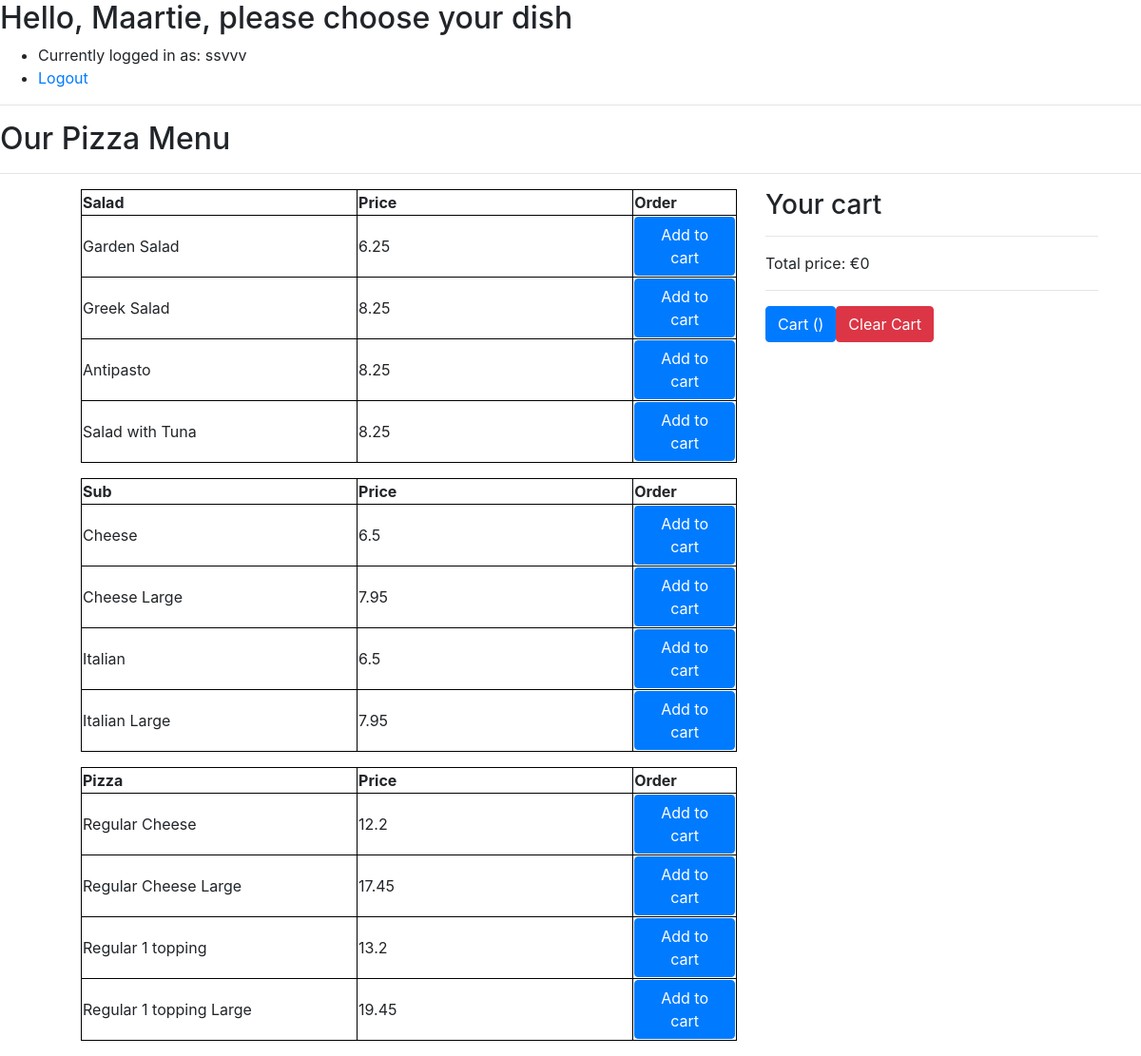
The app's page / (signed in) with its own data.
### orders/models.py (models this page shows, shortened)
class Salads(models.Model):
    description = models.CharField(max_length=100)
    price = models.FloatField()

class Subs (models.Model):
    description = models.CharField(max_length=100)
    SUB_SIZES = (
        ('S', 'Small'),
        ('L', 'Large'),
    )
    size = models.CharField(max_length=1, choices=SUB_SIZES, default="S")
    price = models.FloatField(default=6.50)
    extras = models.ManyToManyField(SubExtra)

class Pizza(models.Model):
    description = models.CharField(max_length=100)
    PIZZA_SIZES = (
        ('S', 'Small'),
        ('L', 'Large'),
    )
    PIZZA_TYPES = (
        ('R', 'Regular'),
        ('S', 'Sicilian'),
    )
    size = models.CharField(max_length=1, choices=PIZZA_SIZES, default="S")
    pizza_type = models.CharField(max_length=1, choices=PIZZA_TYPES, default="R")
    price = models.FloatField()
    toppings = models.ManyToManyField(Toppings)

### orders/views.py (the view)
# urls.py: path("", views.index, name="index"),
def index(request):
    if not request.user.is_authenticated:
        return render(request, "orders/login.html", {"message": None})
    context = {
        "user": request.user,
        "salads": Salads.objects.all(),
        "subs": Subs.objects.all(),
        "subextra":SubExtra.objects.all(),
        "pizzas":Pizza.objects.all(),
        "toppings":Toppings.objects.all(),
    }
    return render(request, "orders/menu.html", context)

### orders/templates/orders/menu.html (shortened to what this page needs)
{% extends "orders/base.html" %}
{% block body %}
<h2>Hello, {{ user.first_name }}, please choose your dish</h2>
<ul>
    <li>Currently logged in as: {{ user.username }}</li>
    <li><a href="{% url 'logout' %}">Logout</a></li>
</ul>
<hr>
<h2>Our Pizza Menu</h2>
<hr>
<div class="container">
    <div class="row">
        <div class="menu col-8">
            <ul>
                <table style="width:100%">
                <div class ="row">
                    <tr>
                        <th>Salad</th>
                        <th>Price</th>
                        <th>Order</th>
                    </tr>
                    {% for salad in salads %}
                    <tr>
                        <td width="40%">{{ salad.description }}</td>
                        <td width="40%"> {{ salad.price }}</td>
                        <td width="15%"><a href="#" data-name="{{ salad.description }}" data-price="{{ salad.price }}" class="add-to-cart btn btn-primary" onclick="sendToCart(this)">Add to cart</a></td>
                    </tr>
                    {% empty %}
                        <th>No Salads</th>
                        <th>No Salads</th>
                        <th>No Salads</th>
                    {% endfor %}
                </div>
                </table>
            </ul>
            <ul>
                <table style="width:100%">
                    <tr>
                        <th>Sub</th>
                        <th>Price</th>
                        <th>Order</th>
                    </tr>
                    {% for sub in subs %}
                    <tr>
                        <td width="40%">{{ sub.description }}</td>
                        <td width="40%">{{ sub.price }}</td>
                        <td width="15%"><a href="#" data-name="{{ sub.description }}" data-price="{{ sub.price }}" class="btn btn-primary" onclick="myFunction(this)" data-toggle="modal" data-target="#modal-extra">Add to cart</a></td>
                    </tr>
                    {% empty %}
                        <th>No Sub</th>
                        <th>No Sub</th>
                        {% comment %} <th>No Sub</th> {% endcomment %}
                        <th>No Sub</th>
                    {% endfor %}
                </table>
            </ul>
            <ul>
                <table style="width:100%">
                    <tr>
                        <th>Pizza</th>
                        <th>Price</th>
                        <th>Order</th>
                    </tr>
                    {% for pizza in pizzas %}
                    <tr>
                        <td width="40%">{{ pizza.description }}</td>
                        <td width="40%">{{ pizza.price }}</td>
                        <td width="15%"><a href="" data-toggle="modal" data-target="#modal-pizza" class="btn btn-primary">Add to cart</a></td>
                    </tr>
                    {% empty %}
                        <th>No Pizza</th>
                        <th>No Pizza</th>
                        <th>No Pizza</th>
                    {% endfor %}
                </table>
            </ul>
        </div>
        <div class="shopping-cart col-4">
            <h3>Your cart</h3>
            <hr>
            <div>Total price: €<span class="total-cart" id="shopping-cart-total">0</span></div>
            <hr>
            <button type="button" class="btn btn-primary" data-toggle="modal" data-target="#cart">Cart ()</button><button class="clear-cart btn btn-danger">Clear Cart</button>
        </div>
    </div>
</div>
{% endblock %}

### orders/templates/orders/base.html (shortened to what this page needs)
    {% load static %}
<!DOCTYPE html>
<html>
    <head>
    <link rel="stylesheet" href="https://stackpath.bootstrapcdn.com/bootstrap/4.3.1/css/bootstrap.min.css">
    <link rel="stylesheet" href="{% static 'orders/styles.css' %}"/>
    </head>
    <body>
        {% block body %}
        {% endblock %}
    </body>
</html>

### orders/static/orders/styles.css (style rules this page uses)
table, th, td { border: 1px solid black; }
button { margin:auto; display:block; }

### records on screen
Salads: description "Garden Salad", price "6.25"
Salads: description "Greek Salad", price "8.25"
Salads: description "Antipasto", price "8.25"
Salads: description "Salad with Tuna", price "8.25"
Subs: description "Cheese", price "6.5"
Subs: description "Cheese Large", price "7.95"
Subs: description "Italian", price "6.5"
Subs: description "Italian Large", price "7.95"
Pizza: description "Regular Cheese", price "12.2"
Pizza: description "Regular Cheese Large", price "17.45"
Pizza: description "Regular 1 topping", price "13.2"
Pizza: description "Regular 1 topping Large", price "19.45"

### other values on screen
{{ user.first_name }} "Maartie"
{{ user.username }} "ssvvv"
